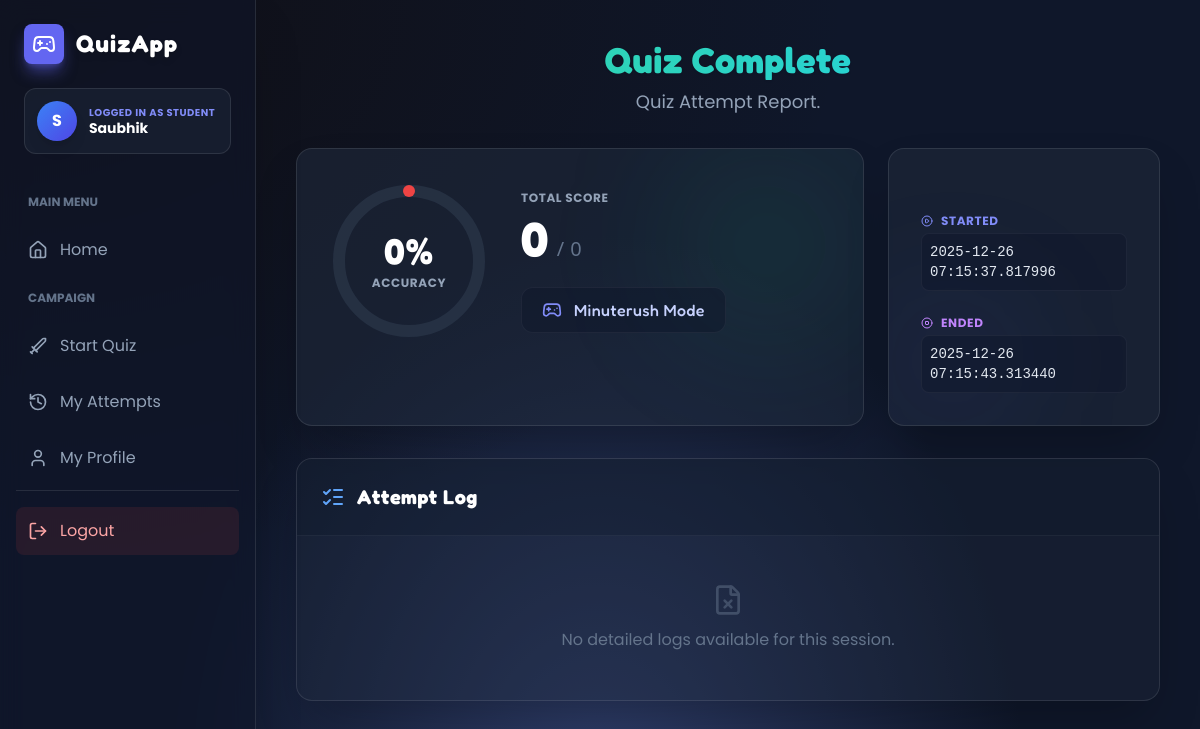
Page /quiz/results/58 (signed in) on the committed database.
### models.py (models this page shows, shortened)
class User(UserMixin, db.Model):
    id = db.Column(db.Integer, primary_key=True)
    username = db.Column(db.String(120), unique=True, nullable=False)
    password_hash = db.Column(db.String(256), nullable=False)
    role = db.Column(db.Enum(Role), default=Role.STUDENT)

class Attempt(db.Model):
    id = db.Column(db.Integer, primary_key=True)
    user_id = db.Column(db.Integer, nullable=False)
    mode = db.Column(db.String(50), nullable=False)
    score = db.Column(db.Integer, default=0)
    started_at = db.Column(db.DateTime, default=datetime.utcnow)
    ended_at = db.Column(db.DateTime)
    details = db.Column(db.Text)  # JSON encoded list of per-question events

### quiz/routes.py (the view)
@quiz_bp.route("/results/<int:attempt_id>")
@login_required
def results(attempt_id):
    a = Attempt.query.get_or_404(attempt_id)
    user_role = getattr(current_user, "role", None)
    role_value = getattr(user_role, "value", user_role) if user_role else None
    if a.user_id != current_user.id and role_value != "teacher":
        abort(403)
    try:
        details = json.loads(a.details) if a.details else []
        events = [d for d in details if d.get("qid")]
    except: events = []
    total = Question.query.count() if a.mode == "firststrike" else len(events)
    correct_c = a.score or 0
    pct = round((correct_c / total * 100), 1) if total else 0
    return render_template("results.html", attempt=a, details=events,
                           total_questions=total, percentage=pct, correct_count=correct_c)

### templates/results.html (shortened to what this page needs)
{% extends "base.html" %}
{% block content %}
<div class="max-w-5xl mx-auto space-y-8 fade">
    <div class="text-center space-y-2 mb-8">
        <h1 class="text-4xl font-bold text-transparent bg-clip-text bg-gradient-to-r from-emerald-400 to-cyan-400 font-game drop-shadow-sm">
        </h1>
        <p class="text-slate-400 text-lg">Quiz Attempt Report.</p>
    </div>
    <div class="grid grid-cols-1 md:grid-cols-3 gap-6">
        <div class="md:col-span-2 bg-slate-800/60 backdrop-blur-md border border-white/10 rounded-2xl p-8 shadow-2xl relative overflow-hidden group">
            <div class="absolute top-0 right-0 w-48 h-48 bg-emerald-500/10 rounded-full blur-3xl group-hover:bg-emerald-500/20 transition-all duration-700"></div>
            <div class="flex flex-col md:flex-row items-center justify-around gap-8 relative z-10">
                <div class="relative w-40 h-40 flex items-center justify-center shrink-0">
                    <svg class="w-full h-full transform -rotate-90">
                        <circle cx="80" cy="80" r="70" stroke="currentColor" stroke-width="12" fill="transparent" class="text-slate-700/50" />
                        {% set pct = percentage if percentage is not none else 0 %}
                        {% set dash = (pct / 100) * 440 %}
                        <circle cx="80" cy="80" r="70" stroke="currentColor" stroke-width="12" fill="transparent"
                                stroke-dasharray="{{ dash }} 440" stroke-linecap="round"
                                class="{{ 'text-emerald-500' if pct >= 50 else 'text-red-500' }} transition-all duration-1000 ease-out" />
                    </svg>
                    <div class="absolute inset-0 flex flex-col items-center justify-center">
                        <span class="text-4xl font-bold text-white font-game">{{ pct|round|int }}%</span>
                        <span class="text-xs text-slate-400 uppercase font-bold tracking-wider mt-1">Accuracy</span>
                    </div>
                </div>
                <div class="text-center md:text-left space-y-6 flex-grow">
                    <div>
                        <div class="text-slate-400 text-xs uppercase font-bold tracking-wider mb-2">Total Score</div>
                        <div class="text-5xl font-bold text-white font-game flex items-baseline gap-2 justify-center md:justify-start">
                            {{ correct_count }}
                            <span class="text-xl text-slate-500 font-sans font-normal">/ {{ total_questions }}</span>
                        </div>
                    </div>
                    <div class="inline-flex items-center gap-3 bg-slate-900/50 px-5 py-2.5 rounded-xl border border-white/5">
                        <i data-lucide="gamepad-2" class="w-5 h-5 text-indigo-400"></i>
                        <span class="text-indigo-200 font-medium capitalize font-game tracking-wide">{{ attempt.mode }} Mode</span>
                    </div>
                </div>
            </div>
        </div>
        <div class="bg-slate-800/60 backdrop-blur-md border border-white/10 rounded-2xl p-8 shadow-2xl flex flex-col justify-center space-y-8 relative overflow-hidden">
             <div class="absolute bottom-0 left-0 w-32 h-32 bg-indigo-500/10 rounded-full blur-3xl"></div>
             <div class="space-y-6 relative z-10">
                <div class="group">
                    <div class="text-xs text-indigo-400 uppercase font-bold tracking-wider mb-1 flex items-center gap-2">
                        <i data-lucide="play-circle" class="w-3 h-3"></i> Started
                    </div>
                    <div class="text-slate-200 font-mono text-sm bg-slate-900/50 p-2 rounded-lg border border-white/5 group-hover:border-indigo-500/30 transition-colors">
                        {{ attempt.started_at }}
                    </div>
                </div>
                <div class="group">
                    <div class="text-xs text-purple-400 uppercase font-bold tracking-wider mb-1 flex items-center gap-2">
                        <i data-lucide="stop-circle" class="w-3 h-3"></i> Ended
                    </div>
                    <div class="text-slate-200 font-mono text-sm bg-slate-900/50 p-2 rounded-lg border border-white/5 group-hover:border-purple-500/30 transition-colors">
                        {{ attempt.ended_at }}
                    </div>
                </div>
             </div>
        </div>
    </div>
    <div class="bg-slate-800/40 backdrop-blur-md border border-white/10 rounded-2xl overflow-hidden shadow-2xl">
        <div class="p-6 border-b border-white/5 bg-slate-900/30">
            <h3 class="text-xl font-bold text-white font-game flex items-center gap-3">
                <i data-lucide="list-checks" class="text-blue-400 w-6 h-6"></i>
                Attempt Log
            </h3>
        </div>
        <div class="divide-y divide-white/5">
            {% for e in details %}
            <div class="p-5 flex flex-col md:flex-row items-center gap-6 hover:bg-white/5 transition-colors group">
                <div class="flex-shrink-0">
                    {% if e.correct %}
                    <div class="w-12 h-12 rounded-full bg-emerald-500/20 border border-emerald-500/50 flex items-center justify-center shadow-[0_0_15px_rgba(16,185,129,0.2)] group-hover:shadow-[0_0_20px_rgba(16,185,129,0.4)] transition-shadow">
                        <i data-lucide="check" class="w-6 h-6 text-emerald-400"></i>
                    </div>
                    {% else %}
                    <div class="w-12 h-12 rounded-full bg-red-500/20 border border-red-500/50 flex items-center justify-center shadow-[0_0_15px_rgba(239,68,68,0.2)] group-hover:shadow-[0_0_20px_rgba(239,68,68,0.4)] transition-shadow">
                        <i data-lucide="x" class="w-6 h-6 text-red-400"></i>
                    </div>
                    {% endif %}
                </div>
                <div class="flex-grow text-center md:text-left space-y-2 w-full">
                    <div class="flex flex-col md:flex-row md:items-center gap-2 md:gap-4 justify-center md:justify-start">
                        <span class="text-slate-500 font-mono text-xs font-bold tracking-tight">QUESTION ID: #{{ e.qid }}</span>
                        {% if e.correct %}
                            <span class="inline-flex items-center px-2 py-0.5 rounded text-[10px] font-bold bg-emerald-500/10 text-emerald-400 uppercase tracking-wider border border-emerald-500/20 shadow-sm shadow-emerald-900/20">Success</span>
                        {% else %}
                            <span class="inline-flex items-center px-2 py-0.5 rounded text-[10px] font-bold bg-red-500/10 text-red-400 uppercase tracking-wider border border-red-500/20 shadow-sm shadow-red-900/20">Failed</span>
                        {% endif %}
                    </div>
                    <div class="text-sm text-slate-300">
                        Selected: <span class="font-bold text-white bg-slate-900/50 px-2 py-1 rounded border border-white/10">{{ e.selected }}</span>
                    </div>
                </div>
                <div class="flex-shrink-0 text-right space-y-1 w-full md:w-auto flex flex-row md:flex-col justify-between md:justify-center items-center md:items-end border-t md:border-t-0 border-white/5 pt-2 md:pt-0 mt-2 md:mt-0">
                    <div class="flex items-center gap-2 justify-end text-slate-400 text-xs font-mono bg-slate-900/50 px-2 py-1 rounded">
                        <span>{{ e.time_used }}s</span>
                        <i data-lucide="timer" class="w-3.5 h-3.5 text-indigo-400"></i>
                    </div>
                    <div class="text-[10px] text-slate-600 font-mono">
                        {{ e.timestamp }}
                    </div>
                </div>
            </div>
            {% else %}
            <div class="p-12 text-center text-slate-500 flex flex-col items-center gap-3">
                <i data-lucide="file-x" class="w-8 h-8 opacity-50"></i>
                <p>No detailed logs available for this session.</p>
            </div>
            {% endfor %}
        </div>
    </div>
</div>
{% endblock %}

### templates/base.html (shortened to what this page needs)
<!DOCTYPE html>
<html lang="en">
<head>
    <script src="https://cdn.tailwindcss.com"></script>
    <link rel="stylesheet" href="{{ url_for('static', filename='css/style.css') }}">
</head>
<body class="flex flex-col md:flex-row min-h-screen overflow-hidden">
    {% if current_user.is_authenticated %}
    <aside id="sidebar"
        class="w-full md:w-64 glass-sidebar text-slate-300 flex flex-col shadow-2xl z-20 shrink-0 h-screen overflow-y-auto">
        <div class="p-6 pb-2">
            <div class="flex items-center gap-3 mb-6">
                <div class="bg-indigo-500 p-2 rounded-lg shadow-lg shadow-indigo-500/50">
                    <i data-lucide="gamepad-2" class="text-white w-6 h-6"></i>
                </div>
                <h2 class="text-2xl font-bold text-white font-game tracking-wider drop-shadow-md">QuizApp</h2>
            </div>
            <div class="bg-slate-800/50 p-3 rounded-xl border border-white/10 mb-4 flex items-center gap-3">
                <div
                    class="w-10 h-10 rounded-full bg-gradient-to-br from-blue-500 to-indigo-600 flex items-center justify-center text-white font-bold shadow-lg">
                    {{ current_user.username[0] | upper }}
                </div>
                <div class="overflow-hidden">
                    <p class="text-[10px] font-bold text-indigo-400 uppercase tracking-wider truncate">
                        Logged in as {{ current_user.role.value | capitalize }}
                    </p>
                    <div class="font-bold text-white truncate text-sm leading-tight">{{ current_user.username }}</div>
                </div>
            </div>
        </div>
        <nav class="flex-1 px-4 space-y-2 pb-6">
            <div class="text-xs font-bold text-slate-500 uppercase px-3 py-2 mt-2">Main Menu</div>
            <a class="block p-3 rounded-lg nav-item flex items-center gap-3 {% if request.endpoint == 'auth.index' %}active{% endif %}" href="{{ url_for('auth.index') }}">
                <i data-lucide="home" class="w-5 h-5"></i>
                <span>Home</span>
            </a>
            {% if current_user.role is defined and current_user.role.value == "teacher" %}
            <div class="text-xs font-bold text-slate-500 uppercase px-3 py-2 mt-4">Admin Zone</div>
            <a class="block p-3 rounded-lg nav-item flex items-center gap-3 {% if 'teacher.dashboard' in request.endpoint %}active{% endif %}" href="{{ url_for('teacher.dashboard') }}">
                <i data-lucide="layout-dashboard" class="w-5 h-5"></i>
                <span>Dashboard</span>
            </a>
            <a class="block p-3 rounded-lg nav-item flex items-center gap-3 {% if 'teacher.questions' in request.endpoint %}active{% endif %}" href="{{ url_for('teacher.questions') }}">
                <i data-lucide="scroll" class="w-5 h-5"></i>
                <span>Questions</span>
            </a>
            <a class="block p-3 rounded-lg nav-item flex items-center gap-3 {% if 'teacher.analytics' in request.endpoint %}active{% endif %}" href="{{ url_for('teacher.analytics') }}">
                <i data-lucide="bar-chart-2" class="w-5 h-5"></i>
                <span>Analytics</span>
            </a>
            {% else %}
            <div class="text-xs font-bold text-slate-500 uppercase px-3 py-2 mt-4">Campaign</div>
            <a class="block p-3 rounded-lg nav-item flex items-center gap-3 {% if 'quiz.start' in request.endpoint or 'quiz.run_quiz' in request.endpoint %}active{% endif %}" href="{{ url_for('quiz.start') }}">
                <i data-lucide="sword" class="w-5 h-5"></i>
                <span>Start Quiz</span>
            </a>
            <a class="block p-3 rounded-lg nav-item flex items-center gap-3 {% if 'quiz.my_attempts' in request.endpoint %}active{% endif %}" href="{{ url_for('quiz.my_attempts') }}">
                <i data-lucide="history" class="w-5 h-5"></i>
                <span>My Attempts</span>
            </a>
            <a class="block p-3 rounded-lg nav-item flex items-center gap-3 {% if 'quiz.profile' in request.endpoint %}active{% endif %}" href="{{ url_for('quiz.profile') }}">
                <i data-lucide="user" class="w-5 h-5"></i>
                <span>My Profile</span>
            </a>
            {% endif %}
            <div class="mt-8 pt-4 border-t border-white/10">
                <a href="{{ url_for('auth.logout') }}" class="block p-3 rounded-lg
              bg-red-500/10 text-red-300
              hover:bg-red-500/30 hover:text-red-100
              transition-all flex items-center gap-3 group">
                    <i data-lucide="log-out" class="w-5 h-5 transition-transform group-hover:-translate-x-1"></i>
                    <span>Logout</span>
                </a>
            </div>
        </nav>
    </aside>
    {% endif %}
    <main class="flex-1 p-6 md:p-10 fade h-screen overflow-y-auto relative">
        <div class="max-w-7xl mx-auto pb-20">
            {% block content %}{% endblock %}
        </div>
    </main>
</body>
</html>

### rows in the picture
User: username "S", role.value "STUDENT", username "Saubhik"
Attempt: mode "Minuterush", started_at "2025-12-26 07:15:37.817996", ended_at "2025-12-26 07:15:43.313440"

### other values in the picture
{{ pct|round|int }} "0"
{{ correct_count }} "0"
{{ total_questions }} "0"
